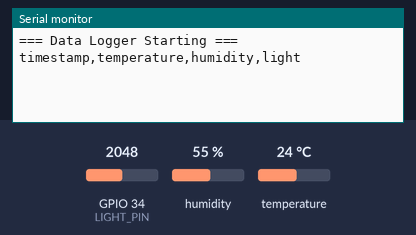
Bench run of a sketch on a simulated ESP32. Shown: the last lines printed to the serial monitor. The test bench sets the inputs (shaded band); at power-on: humidity 55 %, GPIO 34 (LIGHT_PIN) = 2048, temperature 24 °C.

Above: at 2.2 s.
2.3 s: humidity set to 22 %
At 3.7 s:
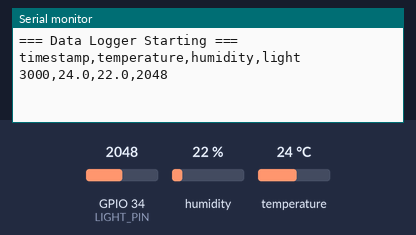
6.5 s: GPIO 34 (LIGHT_PIN) set to 2866
At 7.9 s:
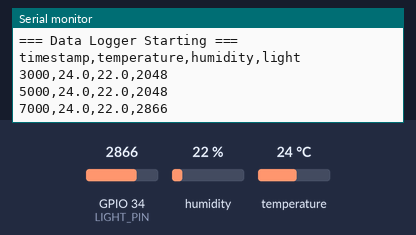
9.4 s: temperature set to 12 °C
At 12.0 s:
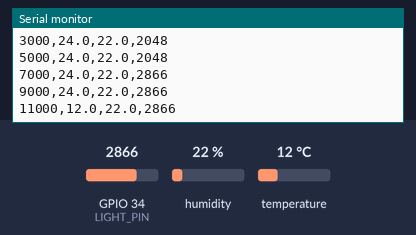
12.3 s: GPIO 34 (LIGHT_PIN) set to 3603
At 14.1 s:
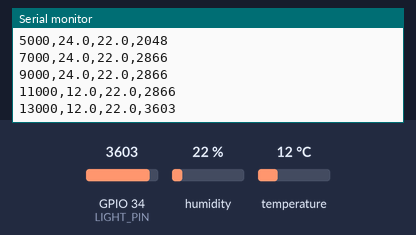
15.2 s: humidity set to 40 %
At 18.3 s:
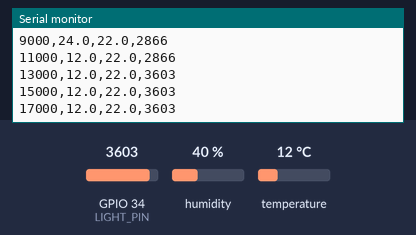
Timing chart, 0 to 19.1 s (numbered marks = the images above; inputs shaded):
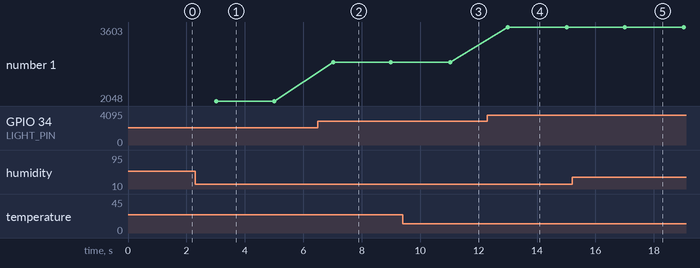

The sketch:

code-data-logger.ino
```cpp
// =====================================
// Workshop 2: Data Logger
// Collect sensor data in CSV format
// =====================================
//
// Hardware: 1x DHT11 sensor, 1x LDR + 1x 10k ohm resistor
// Pins: GPIO 5 -> DHT11, GPIO 34 -> LDR (analog)
// Libraries: DHT sensor library by Adafruit, Adafruit Unified Sensor
// Companion: dashboard.py (Python visualization)

#include <DHT.h>

// ===== PIN DEFINITIONS =====
#define DHT_PIN 5
#define DHT_TYPE DHT11
#define LIGHT_PIN 34      // Analog pin (A0)

// ===== SENSOR INITIALIZATION =====
DHT dht(DHT_PIN, DHT_TYPE);

// ===== TIMING VARIABLES =====
unsigned long lastReadTime = 0;
const unsigned long READ_INTERVAL = 2000;  // Read every 2 seconds

// ===== SETUP =====
void setup() {
  Serial.begin(9600);
  dht.begin();

  // Wait for Serial connection
  while (!Serial) {
    delay(10);
  }

  Serial.println("=== Data Logger Starting ===");
  delay(1000);

  // Print CSV header
  Serial.println("timestamp,temperature,humidity,light");

  lastReadTime = millis();
}

// ===== MAIN LOOP =====
void loop() {
  unsigned long currentTime = millis();

  // Check if it's time to read sensors
  if (currentTime - lastReadTime >= READ_INTERVAL) {
    lastReadTime = currentTime;

    // Read sensors
    float temperature = dht.readTemperature();
    float humidity = dht.readHumidity();
    int lightLevel = analogRead(LIGHT_PIN);

    // Validate DHT readings
    if (isnan(temperature) || isnan(humidity)) {
      Serial.println("ERROR: Failed to read DHT sensor");
      return;
    }

    // Output as CSV: timestamp,temperature,humidity,light
    Serial.print(currentTime);
    Serial.print(",");
    Serial.print(temperature, 1);  // 1 decimal place
    Serial.print(",");
    Serial.print(humidity, 1);     // 1 decimal place
    Serial.print(",");
    Serial.println(lightLevel);
  }
}

// ===== HOW THIS WORKS =====
// 1. Reads DHT11 (temp & humidity) and LDR (light) every 2 seconds
// 2. Outputs data in CSV format: timestamp,temp,humidity,light
// 3. Python script can read this data and create graphs
// 4. Timestamp is in milliseconds since ESP32 started

// ===== TRY THIS =====
// 1. Change READ_INTERVAL to log more/less frequently
// 2. Add more sensors (pressure, sound, etc.)
// 3. Add data validation (skip outliers)
// 4. Calculate moving averages for smoother data
```

Measured:
- after the input at 2.3 s, the serial monitor: prints a new line after 0.72 s (image 1)
- after the input at 6.5 s, the serial monitor: prints a new line after 0.52 s (image 2)
- after the input at 9.4 s, the serial monitor: prints a new line after 1.6 s (image 3)
- after the input at 12.3 s, the serial monitor: prints a new line after 0.70 s (image 4)
- plotted number 1: 2048 → 2866 after the input at 6.5 s, 2866 → 3603 after the input at 12.3 s
